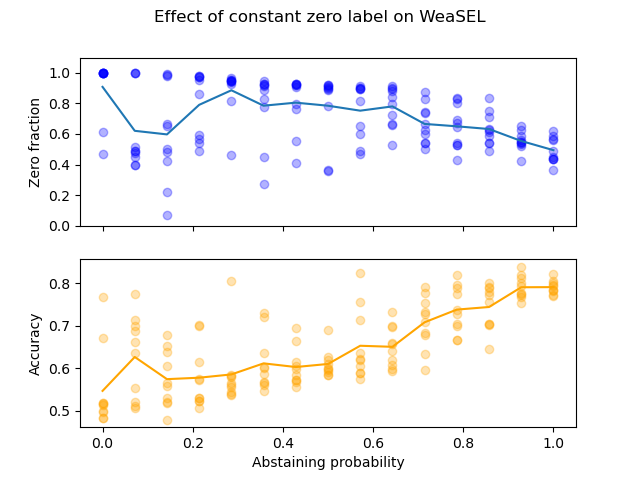

Source code (Python):
import matplotlib.pyplot as plt
import csv
import numpy as np


if __name__=='__main__':
    res_file = './results_1000_patience.csv'
    # res_file = './results.csv'
    f = open(res_file, 'r')

    csv_reader = csv.reader(f)

    acc_dict = dict()
    zero_frac_dict = dict()
    for row in csv_reader:
        ap = float(row[0])
        acc = float(row[1])
        zero_frac = float(row[2])
        if not ap in acc_dict:
            acc_dict[ap] = []
        if not ap in zero_frac_dict:
            zero_frac_dict[ap] = []
        acc_dict[ap].append(acc)
        zero_frac_dict[ap].append(zero_frac)
    
    mode = 'scatter'
    if mode == 'mean_std':
        # Number of std multiples
        n = 2
        index = list(acc_dict.keys())
        print(acc_dict[ap] for ap in index)
        zero_frac_mean = np.array([np.mean(zero_frac_dict[ap]) for ap in index])
        zero_frac_std = np.array([np.std(zero_frac_dict[ap]) for ap in index])
        acc_mean = np.array([np.mean(acc_dict[ap]) for ap in index])
        acc_std = np.array([np.std(acc_dict[ap]) for ap in index])


        # index = [float(ap) for ap in index]
        plt.plot(index, zero_frac_mean, label='zero fraction')
        plt.fill_between(index, zero_frac_mean + n*zero_frac_std, zero_frac_mean - n*zero_frac_std, alpha=0.3)
        plt.plot(index, acc_mean, label='accuracy')
        plt.fill_between(index, acc_mean + n*acc_std, acc_mean - n*acc_std, alpha=0.3)
        plt.legend()
        plt.xlabel('Abstaining probability')
        plt.title('Effect of constant zero label on WeaSEL')
        plt.show()
    elif mode == 'scatter':
        zero_frac_index = []
        zero_frac_val = []
        for k, l in zero_frac_dict.items():
            for val in l:
                zero_frac_index.append(k)
                zero_frac_val.append(val)
        acc_index = []
        acc_val = []
        for k, l in acc_dict.items():
            for val in l:
                acc_index.append(k)
                acc_val.append(val)
        index = list(acc_dict.keys())
        zero_frac_mean = np.array([np.mean(zero_frac_dict[ap]) for ap in index])
        acc_mean = np.array([np.mean(acc_dict[ap]) for ap in index])
        
        fig, axs = plt.subplots(2, 1, sharex=True)
        axs[0].scatter(zero_frac_index, zero_frac_val, label='zero fraction', c='blue', alpha=0.3)
        axs[0].set_ylabel('Zero fraction')
        axs[0].plot(index, zero_frac_mean)
        axs[0].set_ylim((0.0, 1.1))
        axs[1].scatter(acc_index, acc_val, label='accuracy', c='orange', alpha=0.3)
        axs[1].set_ylabel('Accuracy')
        axs[1].plot(index, acc_mean, c='orange')
        # axs[1].set_ylim((0.0, 1.1))
        axs[1].set_xlabel('Abstaining probability')
        fig.suptitle('Effect of constant zero label on WeaSEL')
        plt.savefig('./plot.png')
        plt.show()
